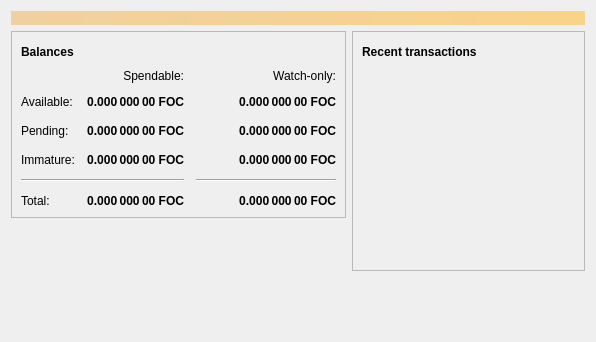
<?xml version="1.0" encoding="UTF-8"?>
<ui version="4.0">
 <class>OverviewPage</class>
 <widget class="QWidget" name="OverviewPage">
  <property name="geometry">
   <rect>
    <x>0</x>
    <y>0</y>
    <width>596</width>
    <height>342</height>
   </rect>
  </property>
  <property name="windowTitle">
   <string>Form</string>
  </property>
  <layout class="QVBoxLayout" name="topLayout">
   <item>
    <widget class="QLabel" name="labelAlerts">
     <property name="visible">
      <bool>false</bool>
     </property>
     <property name="styleSheet">
      <string notr="true">QLabel { background-color: qlineargradient(x1: 0, y1: 0, x2: 1, y2: 0, stop:0 #F0D0A0, stop:1 #F8D488); color:#000000; }</string>
     </property>
     <property name="wordWrap">
      <bool>true</bool>
     </property>
     <property name="margin">
      <number>3</number>
     </property>
     <property name="textInteractionFlags">
      <set>Qt::TextSelectableByMouse</set>
     </property>
    </widget>
   </item>
   <item>
    <layout class="QHBoxLayout" name="horizontalLayout" stretch="1,1">
     <item>
      <layout class="QVBoxLayout" name="verticalLayout_2">
       <item>
        <widget class="QFrame" name="frame">
         <property name="frameShape">
          <enum>QFrame::StyledPanel</enum>
         </property>
         <property name="frameShadow">
          <enum>QFrame::Raised</enum>
         </property>
         <layout class="QVBoxLayout" name="verticalLayout_4">
          <item>
           <layout class="QHBoxLayout" name="horizontalLayout_4">
            <item>
             <widget class="QLabel" name="label_5">
              <property name="font">
               <font>
                <weight>75</weight>
                <bold>true</bold>
               </font>
              </property>
              <property name="text">
               <string>Balances</string>
              </property>
             </widget>
            </item>
            <item>
             <widget class="QPushButton" name="labelWalletStatus">
              <property name="enabled">
               <bool>true</bool>
              </property>
              <property name="maximumSize">
               <size>
                <width>30</width>
                <height>16777215</height>
               </size>
              </property>
              <property name="toolTip">
               <string>The displayed information may be out of date. Your wallet automatically synchronizes with the Focalcoin network after a connection is established, but this process has not completed yet.</string>
              </property>
              <property name="text">
               <string/>
              </property>
              <property name="icon">
               <iconset resource="../bitcoin.qrc">
                <normaloff>:/icons/warning</normaloff>
                <disabledoff>:/icons/warning</disabledoff>:/icons/warning</iconset>
              </property>
              <property name="iconSize">
               <size>
                <width>24</width>
                <height>24</height>
               </size>
              </property>
              <property name="flat">
               <bool>true</bool>
              </property>
             </widget>
            </item>
            <item>
             <spacer name="horizontalSpacer_3">
              <property name="orientation">
               <enum>Qt::Horizontal</enum>
              </property>
              <property name="sizeHint" stdset="0">
               <size>
                <width>40</width>
                <height>20</height>
               </size>
              </property>
             </spacer>
            </item>
           </layout>
          </item>
          <item>
           <layout class="QGridLayout" name="gridLayout">
            <property name="spacing">
             <number>12</number>
            </property>
            <item row="2" column="2">
             <widget class="QLabel" name="labelWatchPending">
              <property name="font">
               <font>
                <weight>75</weight>
                <bold>true</bold>
               </font>
              </property>
              <property name="cursor">
               <cursorShape>IBeamCursor</cursorShape>
              </property>
              <property name="toolTip">
               <string>Unconfirmed transactions to watch-only addresses</string>
              </property>
              <property name="text">
               <string notr="true">0.000 000 00 FOC</string>
              </property>
              <property name="alignment">
               <set>Qt::AlignRight|Qt::AlignTrailing|Qt::AlignVCenter</set>
              </property>
              <property name="textInteractionFlags">
               <set>Qt::LinksAccessibleByMouse|Qt::TextSelectableByKeyboard|Qt::TextSelectableByMouse</set>
              </property>
             </widget>
            </item>
            <item row="2" column="1">
             <widget class="QLabel" name="labelUnconfirmed">
              <property name="font">
               <font>
                <weight>75</weight>
                <bold>true</bold>
               </font>
              </property>
              <property name="cursor">
               <cursorShape>IBeamCursor</cursorShape>
              </property>
              <property name="toolTip">
               <string>Total of transactions that have yet to be confirmed, and do not yet count toward the spendable balance</string>
              </property>
              <property name="text">
               <string notr="true">0.000 000 00 FOC</string>
              </property>
              <property name="alignment">
               <set>Qt::AlignRight|Qt::AlignTrailing|Qt::AlignVCenter</set>
              </property>
              <property name="textInteractionFlags">
               <set>Qt::LinksAccessibleByMouse|Qt::TextSelectableByKeyboard|Qt::TextSelectableByMouse</set>
              </property>
             </widget>
            </item>
            <item row="3" column="2">
             <widget class="QLabel" name="labelWatchImmature">
              <property name="font">
               <font>
                <weight>75</weight>
                <bold>true</bold>
               </font>
              </property>
              <property name="cursor">
               <cursorShape>IBeamCursor</cursorShape>
              </property>
              <property name="toolTip">
               <string>Mined balance in watch-only addresses that has not yet matured</string>
              </property>
              <property name="text">
               <string notr="true">0.000 000 00 FOC</string>
              </property>
              <property name="alignment">
               <set>Qt::AlignRight|Qt::AlignTrailing|Qt::AlignVCenter</set>
              </property>
              <property name="textInteractionFlags">
               <set>Qt::LinksAccessibleByMouse|Qt::TextSelectableByKeyboard|Qt::TextSelectableByMouse</set>
              </property>
             </widget>
            </item>
            <item row="4" column="0" colspan="2">
             <widget class="Line" name="line">
              <property name="orientation">
               <enum>Qt::Horizontal</enum>
              </property>
             </widget>
            </item>
            <item row="4" column="2">
             <widget class="Line" name="lineWatchBalance">
              <property name="sizePolicy">
               <sizepolicy hsizetype="Preferred" vsizetype="Fixed">
                <horstretch>0</horstretch>
                <verstretch>0</verstretch>
               </sizepolicy>
              </property>
              <property name="minimumSize">
               <size>
                <width>140</width>
                <height>0</height>
               </size>
              </property>
              <property name="orientation">
               <enum>Qt::Horizontal</enum>
              </property>
             </widget>
            </item>
            <item row="5" column="0">
             <widget class="QLabel" name="labelTotalText">
              <property name="text">
               <string>Total:</string>
              </property>
             </widget>
            </item>
            <item row="3" column="1">
             <widget class="QLabel" name="labelImmature">
              <property name="font">
               <font>
                <weight>75</weight>
                <bold>true</bold>
               </font>
              </property>
              <property name="cursor">
               <cursorShape>IBeamCursor</cursorShape>
              </property>
              <property name="toolTip">
               <string>Mined balance that has not yet matured</string>
              </property>
              <property name="text">
               <string notr="true">0.000 000 00 FOC</string>
              </property>
              <property name="alignment">
               <set>Qt::AlignRight|Qt::AlignTrailing|Qt::AlignVCenter</set>
              </property>
              <property name="textInteractionFlags">
               <set>Qt::LinksAccessibleByMouse|Qt::TextSelectableByKeyboard|Qt::TextSelectableByMouse</set>
              </property>
             </widget>
            </item>
            <item row="2" column="3">
             <spacer name="horizontalSpacer_2">
              <property name="orientation">
               <enum>Qt::Horizontal</enum>
              </property>
              <property name="sizeHint" stdset="0">
               <size>
                <width>40</width>
                <height>20</height>
               </size>
              </property>
             </spacer>
            </item>
            <item row="3" column="0">
             <widget class="QLabel" name="labelImmatureText">
              <property name="text">
               <string>Immature:</string>
              </property>
             </widget>
            </item>
            <item row="5" column="1">
             <widget class="QLabel" name="labelTotal">
              <property name="font">
               <font>
                <weight>75</weight>
                <bold>true</bold>
               </font>
              </property>
              <property name="cursor">
               <cursorShape>IBeamCursor</cursorShape>
              </property>
              <property name="toolTip">
               <string>Your current total balance</string>
              </property>
              <property name="text">
               <string notr="true">0.000 000 00 FOC</string>
              </property>
              <property name="alignment">
               <set>Qt::AlignRight|Qt::AlignTrailing|Qt::AlignVCenter</set>
              </property>
              <property name="textInteractionFlags">
               <set>Qt::LinksAccessibleByMouse|Qt::TextSelectableByKeyboard|Qt::TextSelectableByMouse</set>
              </property>
             </widget>
            </item>
            <item row="5" column="2">
             <widget class="QLabel" name="labelWatchTotal">
              <property name="font">
               <font>
                <weight>75</weight>
                <bold>true</bold>
               </font>
              </property>
              <property name="cursor">
               <cursorShape>IBeamCursor</cursorShape>
              </property>
              <property name="toolTip">
               <string>Current total balance in watch-only addresses</string>
              </property>
              <property name="text">
               <string notr="true">0.000 000 00 FOC</string>
              </property>
              <property name="alignment">
               <set>Qt::AlignRight|Qt::AlignTrailing|Qt::AlignVCenter</set>
              </property>
              <property name="textInteractionFlags">
               <set>Qt::LinksAccessibleByMouse|Qt::TextSelectableByKeyboard|Qt::TextSelectableByMouse</set>
              </property>
             </widget>
            </item>
            <item row="0" column="2">
             <widget class="QLabel" name="labelWatchonly">
              <property name="text">
               <string>Watch-only:</string>
              </property>
              <property name="alignment">
               <set>Qt::AlignRight|Qt::AlignTrailing|Qt::AlignVCenter</set>
              </property>
             </widget>
            </item>
            <item row="1" column="0">
             <widget class="QLabel" name="labelBalanceText">
              <property name="text">
               <string>Available:</string>
              </property>
             </widget>
            </item>
            <item row="1" column="1">
             <widget class="QLabel" name="labelBalance">
              <property name="font">
               <font>
                <weight>75</weight>
                <bold>true</bold>
               </font>
              </property>
              <property name="cursor">
               <cursorShape>IBeamCursor</cursorShape>
              </property>
              <property name="toolTip">
               <string>Your current spendable balance</string>
              </property>
              <property name="text">
               <string notr="true">0.000 000 00 FOC</string>
              </property>
              <property name="alignment">
               <set>Qt::AlignRight|Qt::AlignTrailing|Qt::AlignVCenter</set>
              </property>
              <property name="textInteractionFlags">
               <set>Qt::LinksAccessibleByMouse|Qt::TextSelectableByKeyboard|Qt::TextSelectableByMouse</set>
              </property>
             </widget>
            </item>
            <item row="1" column="2">
             <widget class="QLabel" name="labelWatchAvailable">
              <property name="font">
               <font>
                <weight>75</weight>
                <bold>true</bold>
               </font>
              </property>
              <property name="cursor">
               <cursorShape>IBeamCursor</cursorShape>
              </property>
              <property name="toolTip">
               <string>Your current balance in watch-only addresses</string>
              </property>
              <property name="text">
               <string notr="true">0.000 000 00 FOC</string>
              </property>
              <property name="alignment">
               <set>Qt::AlignRight|Qt::AlignTrailing|Qt::AlignVCenter</set>
              </property>
              <property name="textInteractionFlags">
               <set>Qt::LinksAccessibleByMouse|Qt::TextSelectableByKeyboard|Qt::TextSelectableByMouse</set>
              </property>
             </widget>
            </item>
            <item row="2" column="0">
             <widget class="QLabel" name="labelPendingText">
              <property name="text">
               <string>Pending:</string>
              </property>
             </widget>
            </item>
            <item row="0" column="1">
             <widget class="QLabel" name="labelSpendable">
              <property name="text">
               <string>Spendable:</string>
              </property>
              <property name="alignment">
               <set>Qt::AlignRight|Qt::AlignTrailing|Qt::AlignVCenter</set>
              </property>
             </widget>
            </item>
           </layout>
          </item>
         </layout>
        </widget>
       </item>
       <item>
        <spacer name="verticalSpacer">
         <property name="orientation">
          <enum>Qt::Vertical</enum>
         </property>
         <property name="sizeHint" stdset="0">
          <size>
           <width>20</width>
           <height>40</height>
          </size>
         </property>
        </spacer>
       </item>
      </layout>
     </item>
     <item>
      <layout class="QVBoxLayout" name="verticalLayout_3">
       <item>
        <widget class="QFrame" name="frame_2">
         <property name="frameShape">
          <enum>QFrame::StyledPanel</enum>
         </property>
         <property name="frameShadow">
          <enum>QFrame::Raised</enum>
         </property>
         <layout class="QVBoxLayout" name="verticalLayout">
          <item>
           <layout class="QHBoxLayout" name="horizontalLayout_2">
            <item>
             <widget class="QLabel" name="label_4">
              <property name="font">
               <font>
                <weight>75</weight>
                <bold>true</bold>
               </font>
              </property>
              <property name="text">
               <string>Recent transactions</string>
              </property>
             </widget>
            </item>
            <item>
             <widget class="QPushButton" name="labelTransactionsStatus">
              <property name="enabled">
               <bool>true</bool>
              </property>
              <property name="maximumSize">
               <size>
                <width>30</width>
                <height>16777215</height>
               </size>
              </property>
              <property name="toolTip">
               <string>The displayed information may be out of date. Your wallet automatically synchronizes with the Focalcoin network after a connection is established, but this process has not completed yet.</string>
              </property>
              <property name="text">
               <string/>
              </property>
              <property name="icon">
               <iconset resource="../bitcoin.qrc">
                <normaloff>:/icons/warning</normaloff>
                <disabledoff>:/icons/warning</disabledoff>:/icons/warning</iconset>
              </property>
              <property name="iconSize">
               <size>
                <width>24</width>
                <height>24</height>
               </size>
              </property>
              <property name="flat">
               <bool>true</bool>
              </property>
             </widget>
            </item>
            <item>
             <spacer name="horizontalSpacer">
              <property name="orientation">
               <enum>Qt::Horizontal</enum>
              </property>
              <property name="sizeHint" stdset="0">
               <size>
                <width>40</width>
                <height>20</height>
               </size>
              </property>
             </spacer>
            </item>
           </layout>
          </item>
          <item>
           <widget class="QListView" name="listTransactions">
            <property name="styleSheet">
             <string notr="true">QListView { background: transparent; }</string>
            </property>
            <property name="frameShape">
             <enum>QFrame::NoFrame</enum>
            </property>
            <property name="verticalScrollBarPolicy">
             <enum>Qt::ScrollBarAlwaysOff</enum>
            </property>
            <property name="horizontalScrollBarPolicy">
             <enum>Qt::ScrollBarAlwaysOff</enum>
            </property>
            <property name="selectionMode">
             <enum>QAbstractItemView::NoSelection</enum>
            </property>
           </widget>
          </item>
         </layout>
        </widget>
       </item>
       <item>
        <spacer name="verticalSpacer_2">
         <property name="orientation">
          <enum>Qt::Vertical</enum>
         </property>
         <property name="sizeHint" stdset="0">
          <size>
           <width>20</width>
           <height>40</height>
          </size>
         </property>
        </spacer>
       </item>
      </layout>
     </item>
    </layout>
   </item>
  </layout>
 </widget>
 <resources/>
 <connections/>
</ui>
